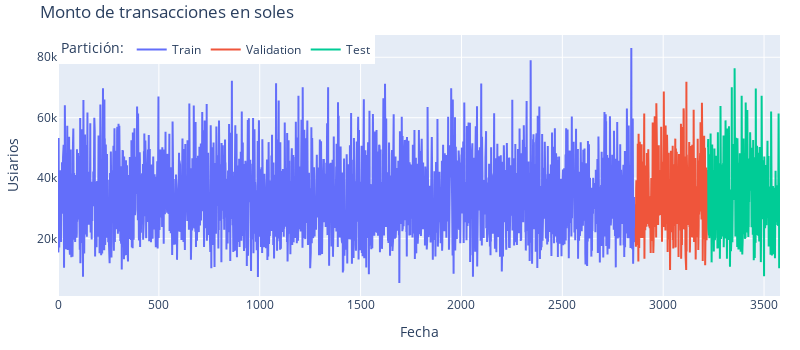

Notebook code for this chart:
### Code cell
# Gráfico interactivo de la serie temporal
# ==============================================================================
fig = go.Figure()
fig.add_trace(go.Scatter(x=X_train.index, y=X_train['Soles_Withdrawn'], mode='lines', name='Train'))
fig.add_trace(go.Scatter(x=X_val.index, y=X_val['Soles_Withdrawn'], mode='lines', name='Validation'))
fig.add_trace(go.Scatter(x=X_test.index, y=X_test['Soles_Withdrawn'], mode='lines', name='Test'))
fig.update_layout(
    title  = 'Monto de transacciones en soles',
    xaxis_title="Fecha",
    yaxis_title="Usiarios",
    legend_title="Partición:",
    width=800,
    height=350,
    margin=dict(l=20, r=20, t=35, b=20),
    legend=dict(
        orientation="h",
        yanchor="top",
        y=1,
        xanchor="left",
        x=0.001
    )
)
#fig.update_xaxes(rangeslider_visible=True)
fig.show()

### Figure 1 — Plotly figure (JSON) as saved in the notebook; plotly's stock layout.template omitted (floating-point values rounded to 4 significant figures; data arrays with more than 128 entries replaced by an {"elided": "..."} marker saying what was removed)
{"data": [{"mode": "lines", "name": "Train", "type": "scatter", "x": {"elided": "2864 int values"}, "y": {"elided": "2864 int values"}}, {"mode": "lines", "name": "Validation", "type": "scatter", "x": {"elided": "358 int values"}, "y": {"elided": "358 int values"}}, {"mode": "lines", "name": "Test", "type": "scatter", "x": {"elided": "358 int values"}, "y": {"elided": "358 int values"}}], "layout": {"height": 350, "legend": {"orientation": "h", "title": {"text": "Partición:"}, "x": 0.001, "xanchor": "left", "y": 1, "yanchor": "top"}, "margin": {"b": 20, "l": 20, "r": 20, "t": 35}, "title": {"text": "Monto de transacciones en soles"}, "width": 800, "xaxis": {"title": {"text": "Fecha"}}, "yaxis": {"title": {"text": "Usiarios"}}}}
